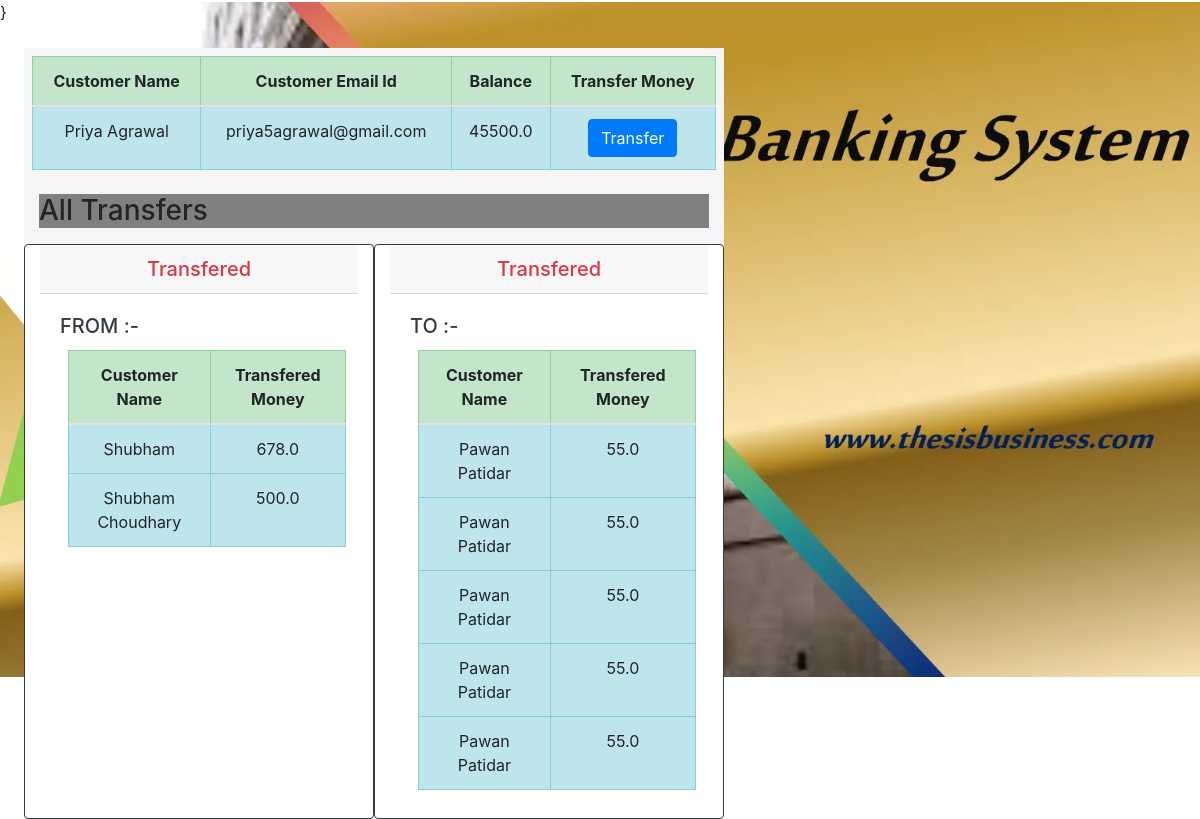
Screenshot of /customer/3 with the database file from the repository.
### bankingSystem/models.py (models this page shows, shortened)
class Customer(models.Model):
    name = models.CharField(max_length= 50)
    email = models.EmailField(max_length=150)
    current_balance = models.FloatField()

class Transfer(models.Model):
    from_customer = models.CharField(max_length= 50)
    to_customer   = models.CharField(max_length = 50)
    balance_transferred = models.FloatField()

### bankingSystem/views.py (the view)
# urls.py: path('customer/<int:id>', views.customer),
def customer(request, id):
    customer = Customer.objects.filter(id = id)
    transfer_to = Transfer.objects.filter(from_customer=customer[0].name)
    transfer_from = Transfer.objects.filter(to_customer =customer[0].name)
    return render(request, 'customer.htm', {'customer':customer, 'transfer_from': transfer_from, 'transfer_to': transfer_to})

### template/customer.htm (shortened to what this page needs)
{%extends 'home.htm'%}
{% block body %}
<div class="container mx-4 my-4" id="contain" >
  <div class="row" id="row1">
  <table class="table table-bordered border-dark mx-2 my-2">
    <thead>
      <tr class="table-success text-center">
        <th scope="col">Customer Name</th>
       <th scope="col">Customer Email Id</th>
        <th scope="col">Balance</th>
        <th scope="col">Transfer Money</th>
      </tr>
    </thead>
    <tbody>
        {% for custom in customer %}
      <tr class= "table-info text-center">
        <td>{{custom.name}}</td>
    <td>{{custom.email}}</td>
        <td>{{custom.current_balance}}</td>
        <td><a href="/{{custom.id}}/all_customers"><button  class="btn btn-primary ">Transfer </button></a>
      </tr>
      {% endfor %}
    </tbody>
  </table>
  </div>
  <div id ="all_tansfer" class="my-3"><h3 > All Transfers </h3></div>
   <div class="row" id="row2">
        <div  class="card col-lg-6 border-dark">
          <h5 class="card-header text-center text-danger">Transfered  </h5>
          <div class="card-body">
            <h5 class="card-title text-dark">FROM  :-</h5>
            <table class="table table-bordered border-dark mx-2 my-2">
              <thead>
                <tr class="table-success text-center">
                  <th scope="col">Customer Name</th>
                  <th scope="col">Transfered Money</th>
                </tr>
              </thead>
              <tbody>
                {% for from_cus in transfer_from %}
                <tr class= "table-info text-center">
                  <td>{{from_cus.from_customer}}</td>
                  <td>{{from_cus.balance_transferred}}</td>
                  </tr>
                {% endfor %}
              </tbody>
            </table>
          </div>
        </div>
        <div  class="card col-lg-6 border-dark ">
          <h5 class="card-header text-center text-danger">Transfered  </h5>
          <div class="card-body">
            <h5 class="card-title text-dark">TO :- </h5>
            <table class="table table-bordered border-dark mx-2 my-2">
              <thead>
                <tr class="table-success text-center">
                  <th scope="col">Customer Name</th>
                  <th scope="col">Transfered Money</th>
                </tr>
              </thead>
              <tbody>
                {% for to_cus in transfer_to %}
                <tr class= "table-info text-center">
                  <td>{{to_cus.to_customer}}</td>
                  <td>{{to_cus.balance_transferred}}</td>
                  </tr>
                {% endfor %}
              </tbody>
            </table>
          </div>
        </div>
      </div>
  </div>
{% endblock %}

### template/customer.htm (style rules this page uses)
#contain { background-color: whitesmoke; height: 550px; width: 700px; }
#all_tansfer { background-color: gray; }

### rows the page displays
Customer: name "Priya Agrawal", email "priya5agrawal@gmail.com", current_balance "45500.0"
Transfer: from_customer "Shubham", balance_transferred "678.0"
Transfer: from_customer "Shubham Choudhary", balance_transferred "500.0"
Transfer: to_customer "Pawan Patidar", balance_transferred "55.0"
Transfer: to_customer "Pawan Patidar", balance_transferred "55.0"
Transfer: to_customer "Pawan Patidar", balance_transferred "55.0"
Transfer: to_customer "Pawan Patidar", balance_transferred "55.0"
Transfer: to_customer "Pawan Patidar", balance_transferred "55.0"
